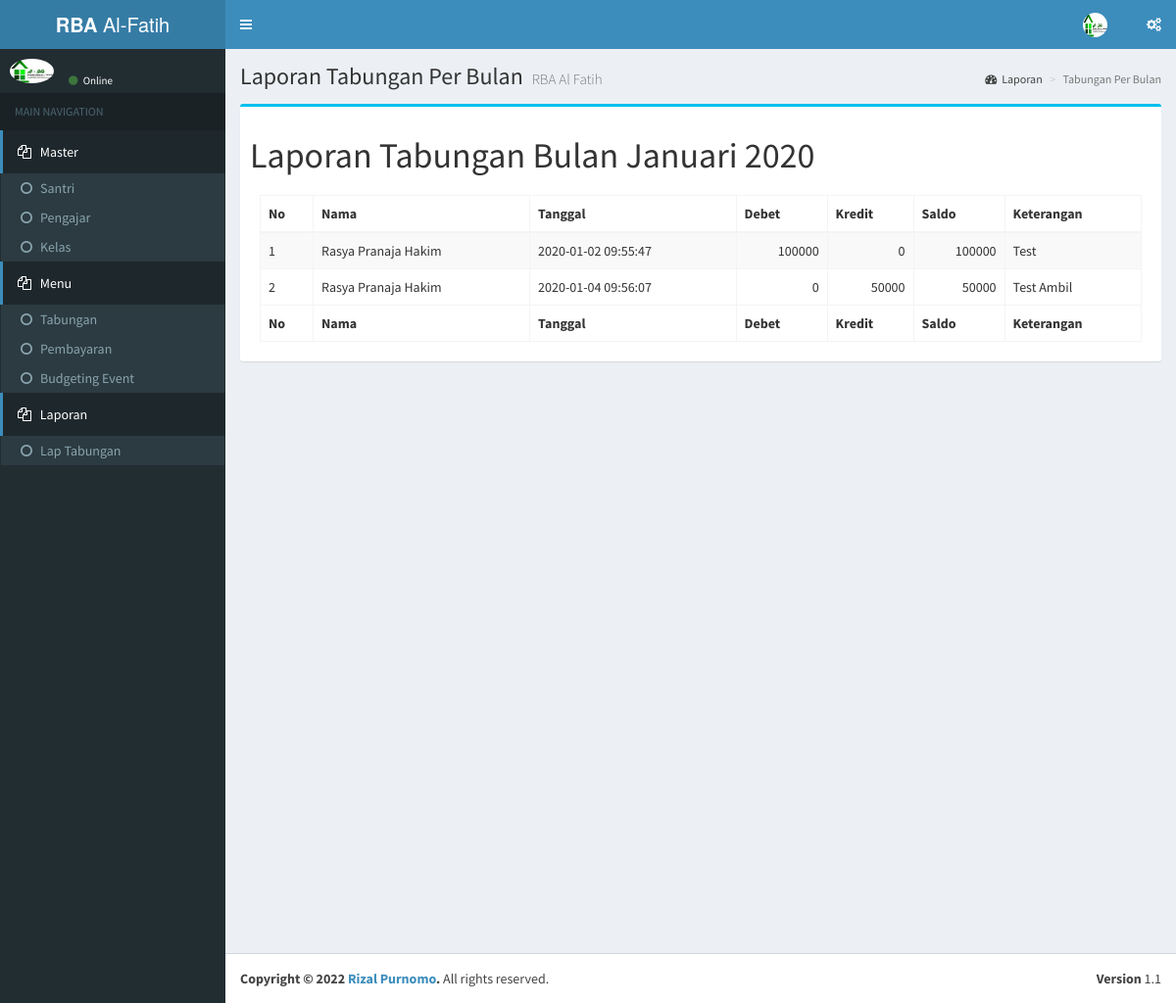
/tabungan/lapPerBulan/01, run on the app's committed database.
### tables this page shows
CREATE TABLE `tblsantri` (
  `id` int(11) NOT NULL AUTO_INCREMENT,
  `idSantri` varchar(5) DEFAULT NULL,
  `idKelas` varchar(5) DEFAULT NULL,
  `nama` varchar(50) DEFAULT NULL,
  `panggilan` varchar(20) DEFAULT NULL,
  `tmpLahir` varchar(20) DEFAULT NULL,
  `tglLahir` date DEFAULT NULL,
  `jnsKel` varchar(10) DEFAULT NULL,
  `tlp` varchar(25) DEFAULT NULL,
  `alamat` varchar(100) DEFAULT NULL,
  `namaAyah` varchar(50) DEFAULT NULL,
  `namaIbu` varchar(50) DEFAULT NULL,
  `email` varchar(50) DEFAULT NULL,
  PRIMARY KEY (`id`)
);

CREATE TABLE `tbltabungan` (
  `id` int(11) NOT NULL AUTO_INCREMENT,
  `idTabungan` varchar(5) DEFAULT NULL,
  `idSantri` varchar(5) DEFAULT NULL,
  `idUser` varchar(5) DEFAULT NULL,
  `tanggal` datetime DEFAULT NULL,
  `debet` int(11) DEFAULT NULL,
  `kredit` int(11) DEFAULT NULL,
  `ket` varchar(50) DEFAULT NULL,
  PRIMARY KEY (`id`)
);

### application/controllers/Tabungan.php (called while the page is built, shortened)
<?php
class Tabungan extends CI_Controller {
	public function __construct(){
		$this->load->model(array('santri_model','kelas_model','tabungan_model'));
  }
  public function lapPerBulan($bln){
    $thn    = '2020';
    $bulan  = "";
    if($bln == '01'){
      $bulan = "Januari";
    }else if($bln == '02'){
      $bulan = "Februari";
    }else if($bln == '03'){
      $bulan = "Maret";
    }else if($bln == '04'){
      $bulan = "April";
    }else if($bln == '05'){
      $bulan = "Mei";
    }else if($bln == '06'){
      $bulan = "Juni";
    }else if($bln == '07'){
      $bulan = "Juli";
    }else if($bln == '08'){
      $bulan = "Agustus";
    }else if($bln == '09'){
      $bulan = "September";
    }else if($bln == '10'){
      $bulan = "Oktober";
    }else if($bln == '11'){
      $bulan = "November";
    }else if($bln == '12'){
      $bulan = "Desember";
    }
    $data['bln'] = array('bln'=>$bulan,'thn'=>$thn);
    $data['lapPerBulan'] = $this->tabungan_model->getLapPerBulan($bln,$thn);
    $this->load->view('tabungan/view_lap_per_bln',$data);
  }
}

### index.php (called while the page is built, shortened)
<?php
require_once BASEPATH.'core/CodeIgniter.php';

### application/models/Tabungan_model.php (called while the page is built, shortened)
<?php
class Tabungan_model extends CI_Model {
	public function getLapPerBulan($bln,$thn){
		$sql = "SELECT * FROM tbltabungan a
				INNER JOIN tblsantri b ON a.idsantri=b.idsantri
				WHERE MONTH(tanggal)='$bln' AND YEAR(tanggal)='$thn'";
		$qry = $this->db->query($sql)->result_array();
		return $qry;
	}
}

### application/views/tabungan/view_lap_per_bln.php (the view, shortened to what this page needs)
<div class="content-wrapper">
	<section class="content-header">
		<h1>
			Laporan Tabungan Per Bulan
			<small>RBA Al Fatih</small>
		</h1>
		<ol class="breadcrumb">
			<li><a href="<?php echo base_url('tabungan/laporan');?>"><i class="fa fa-dashboard"></i>Laporan</a></li>
			<li class="active">Tabungan Per Bulan</li>
		</ol>
	</section>
	<section class="content">
		<div class="row">
			<div class="col-sm-12">
				<div class="box box-info">
					<div class="box-body">
                    <h1>Laporan Tabungan Bulan <?php echo $bln['bln'] . " " . $bln['thn']; ?></h1>
				<div class="box-body table-responsive">
					<table id="example1" class="table table-bordered table-striped">
							<thead>
								<tr>
									<th>No</th>
									<th>Nama</th>
									<th>Tanggal</th>
									<th>Debet</th>
									<th>Kredit</th>
									<th>Saldo</th>
									<th>Keterangan</th>
								</tr>
							</thead>
							<tbody>
                                  <?php $saldo = 0; ?>
							<?php  if(!empty($lapPerBulan)){for($a=0; $a<count($lapPerBulan); $a++){?>
							<tr id="tabungan<?php echo $lapPerBulan[$a]['idSantri']; ?>">
								<td><?php echo $a+1; ?></td>
								<td><?php echo $lapPerBulan[$a]['nama']; ?></td>
								<td><?php echo $lapPerBulan[$a]['tanggal']; ?></td>
								<td align="right" class="uang"><?php echo $lapPerBulan[$a]['debet']; ?></td>
								<td align="right" class="uang"><?php echo $lapPerBulan[$a]['kredit']; ?></td>
                                      <?php $saldo = $saldo + $lapPerBulan[$a]['debet'] - $lapPerBulan[$a]['kredit']?>
								<td align="right" class="uang"><?php echo $saldo; ?></td>
								<td><?php echo $lapPerBulan[$a]['ket']; ?></td>
							</tr>
							<?php }} ?>
							</tbody>
							<tfoot>
								<tr>
                                          <th>No</th>
									<th>Nama</th>
									<th>Tanggal</th>
									<th>Debet</th>
									<th>Kredit</th>
									<th>Saldo</th>
									<th>Keterangan</th>
								</tr>
							</tfoot>
						</table>
				</div>
					</div>
				</div>
			</div>
		</div>
	</section>
</div>

### data on the page
tblsantri: nama "Rasya Pranaja Hakim"
tbltabungan: tanggal "2020-01-02 09:55:47", debet "100000", kredit "0", ket "Test"
tbltabungan: tblsantri.nama "Rasya Pranaja Hakim", tanggal "2020-01-04 09:56:07", debet "0", kredit "50000", saldo "50000", ket "Test Ambil"

### other printed values
$bln['bln'] "Januari"
$bln['thn'] "2020"
